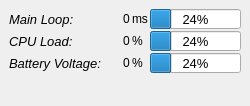
<?xml version="1.0" encoding="UTF-8"?>
<ui version="4.0">
 <class>SystemStatus</class>
 <widget class="QDockWidget" name="SystemStatus">
  <property name="geometry">
   <rect>
    <x>0</x>
    <y>0</y>
    <width>250</width>
    <height>106</height>
   </rect>
  </property>
  <property name="sizePolicy">
   <sizepolicy hsizetype="Preferred" vsizetype="Preferred">
    <horstretch>0</horstretch>
    <verstretch>0</verstretch>
   </sizepolicy>
  </property>
  <property name="minimumSize">
   <size>
    <width>0</width>
    <height>0</height>
   </size>
  </property>
  <property name="font">
   <font>
    <weight>75</weight>
    <bold>true</bold>
   </font>
  </property>
  <property name="autoFillBackground">
   <bool>false</bool>
  </property>
  <property name="styleSheet">
   <string notr="true"/>
  </property>
  <property name="features">
   <set>QDockWidget::DockWidgetMovable</set>
  </property>
  <property name="allowedAreas">
   <set>Qt::LeftDockWidgetArea</set>
  </property>
  <property name="windowTitle">
   <string>System</string>
  </property>
  <widget class="QWidget" name="formLayoutWidget">
   <layout class="QGridLayout" name="gridLayout" rowstretch="0,0,0,100" columnstretch="0,0,0,0,0">
    <property name="sizeConstraint">
     <enum>QLayout::SetDefaultConstraint</enum>
    </property>
    <property name="leftMargin">
     <number>9</number>
    </property>
    <property name="topMargin">
     <number>9</number>
    </property>
    <property name="rightMargin">
     <number>9</number>
    </property>
    <property name="bottomMargin">
     <number>0</number>
    </property>
    <property name="spacing">
     <number>2</number>
    </property>
    <item row="3" column="0" colspan="2">
     <spacer name="verticalSpacer">
      <property name="orientation">
       <enum>Qt::Vertical</enum>
      </property>
      <property name="sizeHint" stdset="0">
       <size>
        <width>0</width>
        <height>0</height>
       </size>
      </property>
     </spacer>
    </item>
    <item row="2" column="1">
     <spacer name="horizontalSpacer_3">
      <property name="orientation">
       <enum>Qt::Horizontal</enum>
      </property>
      <property name="sizeHint" stdset="0">
       <size>
        <width>40</width>
        <height>20</height>
       </size>
      </property>
     </spacer>
    </item>
    <item row="1" column="1">
     <spacer name="horizontalSpacer_2">
      <property name="orientation">
       <enum>Qt::Horizontal</enum>
      </property>
      <property name="sizeHint" stdset="0">
       <size>
        <width>40</width>
        <height>20</height>
       </size>
      </property>
     </spacer>
    </item>
    <item row="0" column="0">
     <widget class="QLabel" name="label">
      <property name="font">
       <font>
        <family>Ubuntu</family>
        <pointsize>10</pointsize>
        <weight>50</weight>
        <italic>true</italic>
        <bold>false</bold>
       </font>
      </property>
      <property name="text">
       <string>Main Loop:</string>
      </property>
     </widget>
    </item>
    <item row="0" column="4">
     <widget class="QProgressBar" name="mainLoopBar">
      <property name="maximumSize">
       <size>
        <width>16777215</width>
        <height>20</height>
       </size>
      </property>
      <property name="baseSize">
       <size>
        <width>0</width>
        <height>18</height>
       </size>
      </property>
      <property name="font">
       <font>
        <pointsize>10</pointsize>
        <weight>50</weight>
        <bold>false</bold>
       </font>
      </property>
      <property name="value">
       <number>24</number>
      </property>
      <property name="invertedAppearance">
       <bool>false</bool>
      </property>
      <property name="textDirection">
       <enum>QProgressBar::TopToBottom</enum>
      </property>
     </widget>
    </item>
    <item row="1" column="0">
     <widget class="QLabel" name="label_2">
      <property name="font">
       <font>
        <family>Ubuntu</family>
        <pointsize>10</pointsize>
        <weight>50</weight>
        <italic>true</italic>
        <bold>false</bold>
       </font>
      </property>
      <property name="text">
       <string>CPU Load:</string>
      </property>
     </widget>
    </item>
    <item row="1" column="4">
     <widget class="QProgressBar" name="cpuLoadbar">
      <property name="maximumSize">
       <size>
        <width>16777215</width>
        <height>20</height>
       </size>
      </property>
      <property name="baseSize">
       <size>
        <width>0</width>
        <height>18</height>
       </size>
      </property>
      <property name="font">
       <font>
        <pointsize>10</pointsize>
        <weight>50</weight>
        <bold>false</bold>
       </font>
      </property>
      <property name="value">
       <number>24</number>
      </property>
      <property name="invertedAppearance">
       <bool>false</bool>
      </property>
      <property name="textDirection">
       <enum>QProgressBar::TopToBottom</enum>
      </property>
     </widget>
    </item>
    <item row="2" column="0">
     <widget class="QLabel" name="label_3">
      <property name="font">
       <font>
        <family>Ubuntu</family>
        <pointsize>10</pointsize>
        <weight>50</weight>
        <italic>true</italic>
        <bold>false</bold>
       </font>
      </property>
      <property name="text">
       <string>Battery Voltage:</string>
      </property>
     </widget>
    </item>
    <item row="2" column="4">
     <widget class="QProgressBar" name="batteryBar">
      <property name="maximumSize">
       <size>
        <width>16777215</width>
        <height>20</height>
       </size>
      </property>
      <property name="baseSize">
       <size>
        <width>0</width>
        <height>18</height>
       </size>
      </property>
      <property name="font">
       <font>
        <pointsize>10</pointsize>
        <weight>50</weight>
        <bold>false</bold>
       </font>
      </property>
      <property name="value">
       <number>24</number>
      </property>
      <property name="invertedAppearance">
       <bool>false</bool>
      </property>
      <property name="textDirection">
       <enum>QProgressBar::TopToBottom</enum>
      </property>
     </widget>
    </item>
    <item row="0" column="2">
     <widget class="QLabel" name="mainLoopLabel">
      <property name="font">
       <font>
        <weight>50</weight>
        <bold>false</bold>
       </font>
      </property>
      <property name="text">
       <string>0</string>
      </property>
     </widget>
    </item>
    <item row="1" column="2">
     <widget class="QLabel" name="cpuLoadLabel">
      <property name="font">
       <font>
        <weight>50</weight>
        <bold>false</bold>
       </font>
      </property>
      <property name="text">
       <string>0</string>
      </property>
     </widget>
    </item>
    <item row="2" column="2">
     <widget class="QLabel" name="batteryLabel">
      <property name="font">
       <font>
        <weight>50</weight>
        <bold>false</bold>
       </font>
      </property>
      <property name="text">
       <string>0</string>
      </property>
     </widget>
    </item>
    <item row="0" column="1">
     <spacer name="horizontalSpacer">
      <property name="orientation">
       <enum>Qt::Horizontal</enum>
      </property>
      <property name="sizeHint" stdset="0">
       <size>
        <width>40</width>
        <height>20</height>
       </size>
      </property>
     </spacer>
    </item>
    <item row="0" column="3">
     <widget class="QLabel" name="label_4">
      <property name="font">
       <font>
        <weight>50</weight>
        <bold>false</bold>
       </font>
      </property>
      <property name="text">
       <string>ms</string>
      </property>
     </widget>
    </item>
    <item row="1" column="3">
     <widget class="QLabel" name="label_5">
      <property name="font">
       <font>
        <weight>50</weight>
        <bold>false</bold>
       </font>
      </property>
      <property name="text">
       <string>%</string>
      </property>
     </widget>
    </item>
    <item row="2" column="3">
     <widget class="QLabel" name="label_6">
      <property name="font">
       <font>
        <weight>50</weight>
        <bold>false</bold>
       </font>
      </property>
      <property name="text">
       <string>%</string>
      </property>
     </widget>
    </item>
   </layout>
  </widget>
 </widget>
 <resources/>
 <connections/>
</ui>
